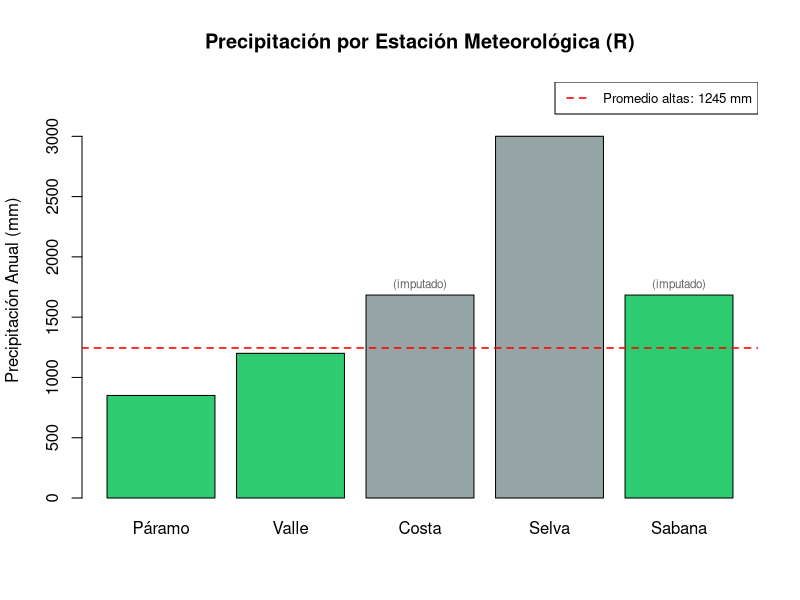

This chart was generated by the following R code:
## ---- chunk 1
# DataFrame censal base (sección 11.7)
df <- data.frame(
  Ciudad    = c("Bogotá", "Medellín", "Cali", "Barranquilla"),
  Region    = c("Andina", "Andina", "Pacífica", "Caribe"),
  Poblacion = c(7181469, 2529403, 2227642, 1206319),
  Latitud   = c(4.7110, 6.2442, 3.4516, 10.9685),
  Longitud  = c(-74.0721, -75.5812, -76.5320, -74.7813),
  Elevacion = c(2640, 1495, 1018, 18)
)

cat("DataFrame base:\n")
print(df)
## ---- chunk 2
calcular_distancias <- function(df, lat_ref = 4.7110, lon_ref = -74.0721) {
  #' Calcula la distancia Haversine desde un punto de referencia (Bogotá)

  #' hacia todas las filas del DataFrame, de forma vectorizada.
  #'
  #' @param df data.frame con columnas 'Latitud' y 'Longitud'
  #' @param lat_ref Latitud del punto de referencia (grados decimales)
  #' @param lon_ref Longitud del punto de referencia (grados decimales)
  #' @return data.frame con columna adicional 'Distancia_Bogota' (km)

  # Radio medio de la Tierra en kilómetros
  R <- 6371.0

  # Convertir grados a radianes (operación vectorizada sobre columnas completas)
  lat1 <- lat_ref * pi / 180
  lon1 <- lon_ref * pi / 180
  lat2 <- df$Latitud * pi / 180
  lon2 <- df$Longitud * pi / 180

  # Diferencias vectorizadas
  dlat <- lat2 - lat1
  dlon <- lon2 - lon1

  # Fórmula de Haversine aplicada element-wise sobre los vectores
  a <- sin(dlat / 2)^2 + cos(lat1) * cos(lat2) * sin(dlon / 2)^2
  c_dist <- 2 * atan2(sqrt(a), sqrt(1 - a))

  # Distancia en kilómetros
  distancia_km <- R * c_dist

  # Agregar la nueva columna al DataFrame
  df$Distancia_Bogota <- round(distancia_km, 2)

  return(df)
}
## ---- chunk 3
df_con_distancias <- calcular_distancias(df)

cat("DataFrame con distancias desde Bogotá (km):\n\n")
print(df_con_distancias[, c("Ciudad", "Latitud", "Longitud", "Distancia_Bogota")])
## ---- chunk 4
cat("\nVerificación de distancias:\n")
for (i in seq_len(nrow(df_con_distancias))) {
  cat(sprintf("  Bogotá → %s: %.2f km\n",
              df_con_distancias$Ciudad[i],
              df_con_distancias$Distancia_Bogota[i]))
}
## ---- chunk 5
# Creación del DataFrame con datos nulos (sensores fallidos en Costa y Sabana)
df_estaciones <- data.frame(
  Estacion      = c("Páramo", "Valle", "Costa", "Selva", "Sabana"),
  Elevacion     = c(3200, 1500, 15, 200, 2600),
  Precipitacion = c(850.5, 1200.0, NA, 3000.5, NA)
)

cat("DataFrame original (con datos nulos):\n\n")
print(df_estaciones)

cat(sprintf("\nValores nulos en Precipitacion: %d\n", sum(is.na(df_estaciones$Precipitacion))))
## ---- chunk 6
library(dplyr)

# Calcular la media de precipitación ignorando NAs
media_precipitacion <- mean(df_estaciones$Precipitacion, na.rm = TRUE)
cat(sprintf("Media de precipitación (estaciones válidas): %.2f mm\n\n", media_precipitacion))

# Imputar los valores nulos con la media calculada
df_estaciones <- df_estaciones %>%
  mutate(Precipitacion = ifelse(is.na(Precipitacion), media_precipitacion, Precipitacion))

cat("DataFrame después de imputación:\n\n")
print(df_estaciones)
## ---- chunk 7
# Filtro: elevación > 1000 m
estaciones_altas <- df_estaciones %>%
  filter(Elevacion > 1000)

cat("Estaciones altas (Elevación > 1000 m):\n\n")
print(estaciones_altas)
## ---- chunk 8
precipitacion_promedio_altas <- mean(estaciones_altas$Precipitacion)

cat(sprintf("\nPrecipitación promedio anual en estaciones altas: %.2f mm\n",
            precipitacion_promedio_altas))
## ---- chunk 9
#| fig-width: 8
#| fig-height: 4.5

# Colores: verde para estaciones altas, gris para las demás
colores <- ifelse(df_estaciones$Elevacion > 1000, "#2ecc71", "#95a5a6")

barras <- barplot(
  df_estaciones$Precipitacion,
  names.arg = df_estaciones$Estacion,
  col       = colores,
  main      = "Precipitación por Estación Meteorológica (R)",
  ylab      = "Precipitación Anual (mm)",
  ylim      = c(0, max(df_estaciones$Precipitacion) * 1.15)
)

# Línea de referencia: promedio estaciones altas
abline(h = precipitacion_promedio_altas, col = "red", lty = 2, lwd = 1.5)
legend("topright",
       legend = sprintf("Promedio altas: %.0f mm", precipitacion_promedio_altas),
       col = "red", lty = 2, lwd = 1.5, cex = 0.8)

# Anotar estaciones imputadas
idx_imputadas <- which(df_estaciones$Estacion %in% c("Costa", "Sabana"))
text(x = barras[idx_imputadas],
     y = df_estaciones$Precipitacion[idx_imputadas] + 80,
     labels = "(imputado)", cex = 0.7, col = "gray40")
